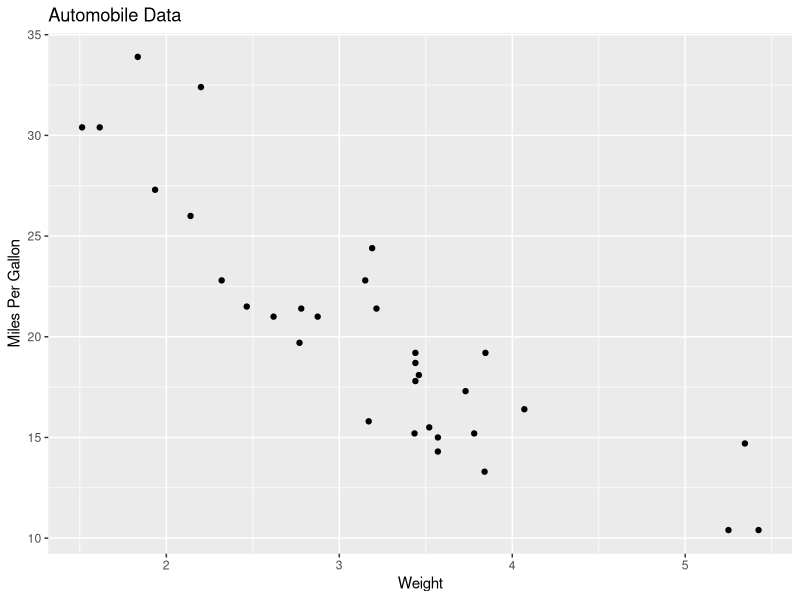
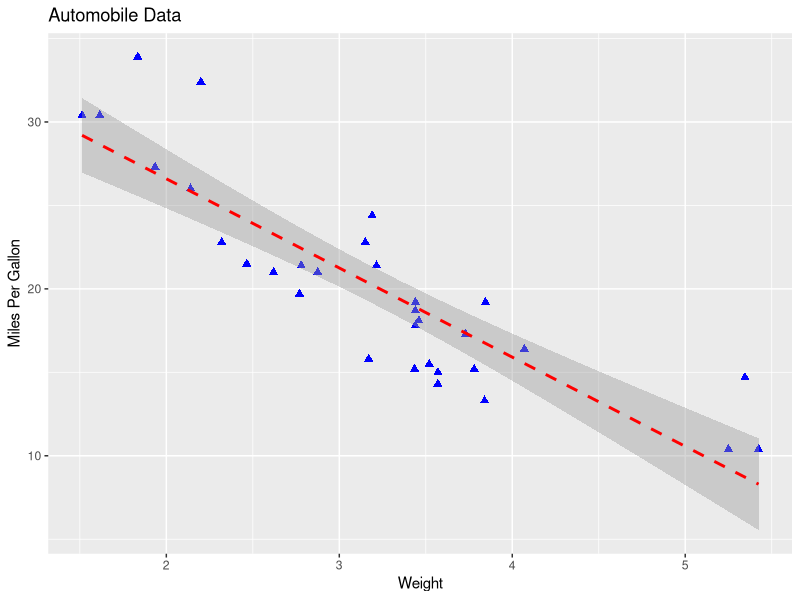

These charts were generated, in order, by the following R code: (Note: this script raises an error after producing the figures.)
#### ggplot2系统
# 散点图
library(ggplot2)
ggplot(data=mtcars, aes(x=wt, y=mpg)) +
  geom_point() +
  labs(title="Automobile Data", x="Weight", y="Miles Per Gallon")

library(ggplot2)
ggplot(data=mtcars, aes(x=wt, y=mpg)) +
  geom_point(pch=17, color="blue", size=2) +
  geom_smooth(method="lm", color="red", linetype=2) +
  labs(title="Automobile Data", x="Weight", y="Miles Per Gallon")

data(Salaries, package="car")
ggplot(Salaries, aes(x=yrs.since.phd, y=salary, color=rank,
                     shape=sex)) + geom_point()


mtcars$am <- factor(mtcars$am, levels=c(0,1),
                    labels=c("Automatic", "Manual"))
mtcars$vs <- factor(mtcars$vs, levels=c(0,1),
                    labels=c("V-Engine", "Straight Engine"))
mtcars$cyl <- factor(mtcars$cyl)

library(ggplot2)
ggplot(data=mtcars, aes(x=hp, y=mpg,
                        shape=cyl, color=cyl)) +
  geom_point(size=3) +
  facet_grid(am~vs) +
  labs(title="Automobile Data by Engine Type",
       x="Horsepower", y="Miles Per Gallon")

# 柱状图
library(ggplot2)
data(Salaries,package="car")
ggplot(Salaries, aes(x=rank, fill=sex)) +
  geom_bar(position="stack") + labs(title='position="stack"')

ggplot(Salaries, aes(x=rank, fill=sex)) +
  geom_bar(position="dodge") + labs(title='position="dodge"')

ggplot(Salaries, aes(x=rank, fill=sex)) +
  geom_bar(position="fill") + labs(title='position="fill"')

# 直方图
data(singer, package="lattice")
ggplot(singer, aes(x=height)) + geom_histogram()

ggplot(data=singer, aes(x=height)) +
  geom_histogram() +
  facet_wrap(~voice.part, nrow=4)

# 箱线图
library(ggplot2)
qplot(Species,Sepal.Length,data=iris,
      geom="boxplot",fill=Species,
      main="依据种类分组的花萼长度箱线图")

ggplot(iris,aes(x=Species,y=Sepal.Length,fill=Species))+
  geom_boxplot()+
  geom_jitter()+ #添加扰动，防止过拟合
  labs(title="依据种类分组的花萼长度箱线图")

# 小提琴图
qplot(Species,Sepal.Length,data=iris,
      geom=c("violin","jitter"),fill=Species,
      main="依据种类分组的花萼长度小提琴图")

ggplot(iris,aes(x=Species,y=Sepal.Length,fill=Species))+
  geom_violin()+
  geom_jitter()+
  labs(title="依据种类分组的花萼长度箱线图")

# 核密度图
data(singer,package = "lattice")
ggplot(data=singer,aes(x=height,fill=voice.part))+
  geom_density()+
  facet_grid(voice.part~.)

ggplot(data=singer,aes(x=height,fill=voice.part))+
  geom_density()+
  facet_wrap(~voice.part,ncol=4)+
  theme(legend.position="none")

## ggtheme主题
# Economist和Solarized主题
library(ggplot2)
library(ggthemes)
p1 <- ggplot(mtcars, aes(x = wt, y = mpg, colour = factor(gear))) +
  geom_point() 
# Economist themes
p2 <- p1 + ggtitle("Economist theme") +
  theme_economist() + scale_colour_economist() 
# Solarized theme
p3 <- p1 + ggtitle("Solarized theme") + 
  theme_solarized() + scale_colour_solarized("blue")
# The dark theme
p4 <- p1 + ggtitle("The dark theme") +
  theme_solarized(light = FALSE) +
  scale_colour_solarized("red")
# An alternative theme
p5 <- p1 + ggtitle("An alternative theme") +
  theme_solarized_2(light = FALSE) +
  scale_colour_solarized("blue")  
# Stata theme
p6 <- p1 + ggtitle("Stata them") + 
  theme_stata() + scale_colour_stata()
# Excel 2003 theme
p7 <- p1 + ggtitle("Excel 2003  them") + 
  theme_excel() + scale_colour_excel()
# Tableau Scales
p8 <- p1 +  theme_igray() + scale_colour_tableau()
p9 <- p1 + theme_igray() + scale_colour_tableau("colorblind10")
# Inverse Gray Theme
p10 <- p1 + ggtitle("Inverse Gray Theme") + theme_igray()
# Highcharts theme
p11 <- p1 + ggtitle("Highcharts theme") +
  theme_hc(bgcolor = "darkunica") +
  scale_colour_hc("darkunica")
# Calc Theme
p12 <- p1 + ggtitle("Calc Theme") +
  theme_calc() + scale_color_calc()
# Wall Street Journal
p13 <- p1 + ggtitle("Wall Street Journal") +
  theme_wsj() + scale_colour_wsj("colors6", "")
